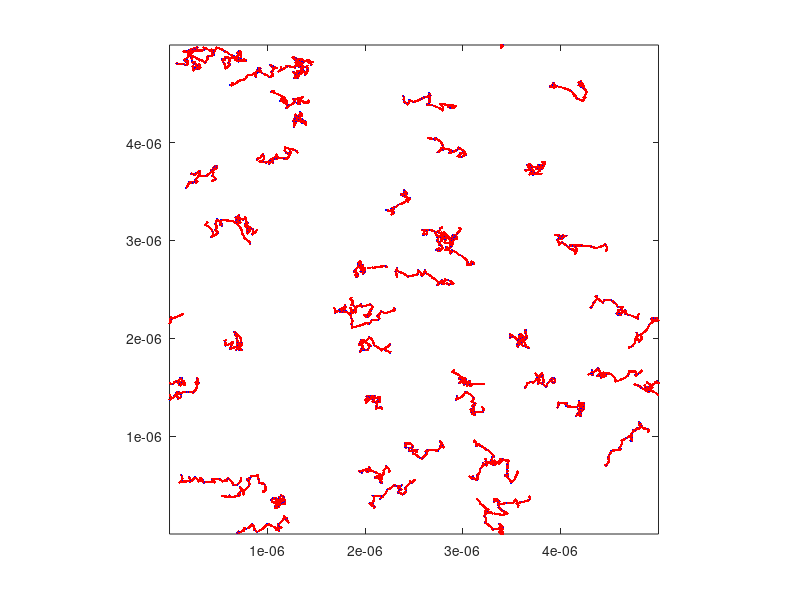
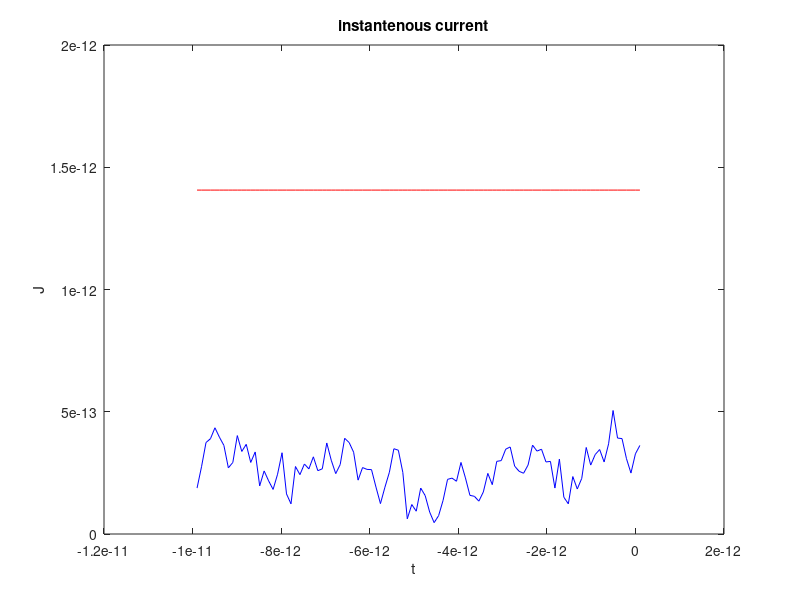

Here is the MATLAB script that generated these plots, in order:
%toy model to simulate and demonstrate electric current in a metal
%assume 2D to keep it simple to visualise
%notation may be a bit harder to read as all particles are kept in a long
%vector (eg. x is the vector of x coordinates for all charge carriers in the simulation)
%this allows an important speed gain in the simulation (more optimisation
%is definitely possible)

%exercises, play with number of particles and study current behavior
%increase field Ex and see what happens with current
%does ohms law hold? (also for small nr of particles?, also for very high
%field strengths?)

%work out mobility and compare to prediction in course notes
%and compare to the statistical result for J

%what does it say about measuring really small currents in small devices?
%or really high field strengths?

close all
clear

%create a metal rectangle
w=5e-6; %width in [m]
h=w;% height in [m]

%create a set of charge carriers
q=-1.6e-19; %charge of electrons [C]
m=9.1e-31; %electron rest mass [kg]
np=50; %number of particles in the box
vth=1e5; %thermal speed of electrons (assume constant here, in reality it is a stochastic variable [m/s], relate to temp
l=100e-9; %free path length [m]
tau=l/vth; %free time [s]

%define electric field over the box in x direction
Ex=1000000; %electric field in x direction [V/m]
Ey=0; %electric field in y direction [V/m]

%create random initial positions of particles
xinit=rand([np,1])*w;
yinit=rand([np,1])*h;
thetainit=rand([np,1])*2*pi; %random angle in xy plane

%plot the particles in the box
plot(xinit,yinit,'r.')
axis image

%run over time (take enough time points to keep accuracy, do convergence test, this depends also on E field)
tpoints=100;
tmax=10*tau;
t=ones([np,1])*linspace(0,tmax,tpoints); %each particle has its own timescale that gets reset when a collision occurs
x=xinit;
y=yinit;
theta=thetainit;
vx=vth*cos(theta);
vy=vth*sin(theta);
dt=tmax/tpoints;

for tid=1:tpoints,
    %calculate new point some time later   
    x=x+vx*dt;
    y=y+vy*dt;
    %and acceleration term due to E field
    vx=vx+dt*q*Ex/(m);
    vy=vy+dt*q*Ey/(m);
    
    %check if they hit the wall and keep them inside box by modulo
    x=mod(x,w); %particle that dissapear through top wall will reappear bottom to keep nr of particles constant
    y=mod(y,h); %particle that dissapear through right wall will reappear left to keep nr of particles constant
     
    %reset speed and direction in case a collision with impurity occurs
    collid=find(rand([np,1])>(exp(-t(:,tid)/tau))); %a vector with indices for those particles that have a collision now (statistical model for exponential chance of colliding)
    %collid=find(t(:,tid)>tau*ones([np,1])); %same but classical collision all at tau
     
    t(collid,:)=t(collid,:)-t(collid,tid)*ones([1,tpoints]); %reset time to zero for those particles that had a collision
    theta(collid)=rand(size(theta(collid)))*2*pi; %new angle for those particles that had a collision
    vx(collid)=vth.*cos(theta(collid)); %in case of collision take new speed, otherwise keep old speed
    vy(collid)=vth.*sin(theta(collid));
    
    %calculate current
    Jx(tid)=np*q*mean(vx); %instantenous current (note the random fluctuation which should get less for more particles)
    Jy(tid)=np*q*mean(vy); %instantenous current (note the random fluctuation which should get less for more particles)
    
    %show
    plot(x,y,'r.',x(collid),y(collid),'b.','MarkerSize',4); %plot particle positions, plot the ones that collided as blue cross (or otherwise in corner)
    hold on %trick to keep previous plot and plot over it
    axis image
    pause(0.01); %this forces a refresh of the plot during the loop
end


J=mean(Jx)
sigma=mean(Jx)/Ex %conductivity estimate (with stochastic noise)
mu=sigma/(np*q) %mobility estimate

mus=q*tau/m %result for statistical model in course notes
sigmas=np*q^2*tau/m %result for statistical model in course notes

figure
plot(t(1,:),Jx,'b',t(1,:),sigmas*Ex*ones(size(Jx)),'r')
title('instantenous current')
xlabel('t');
ylabel('J')
